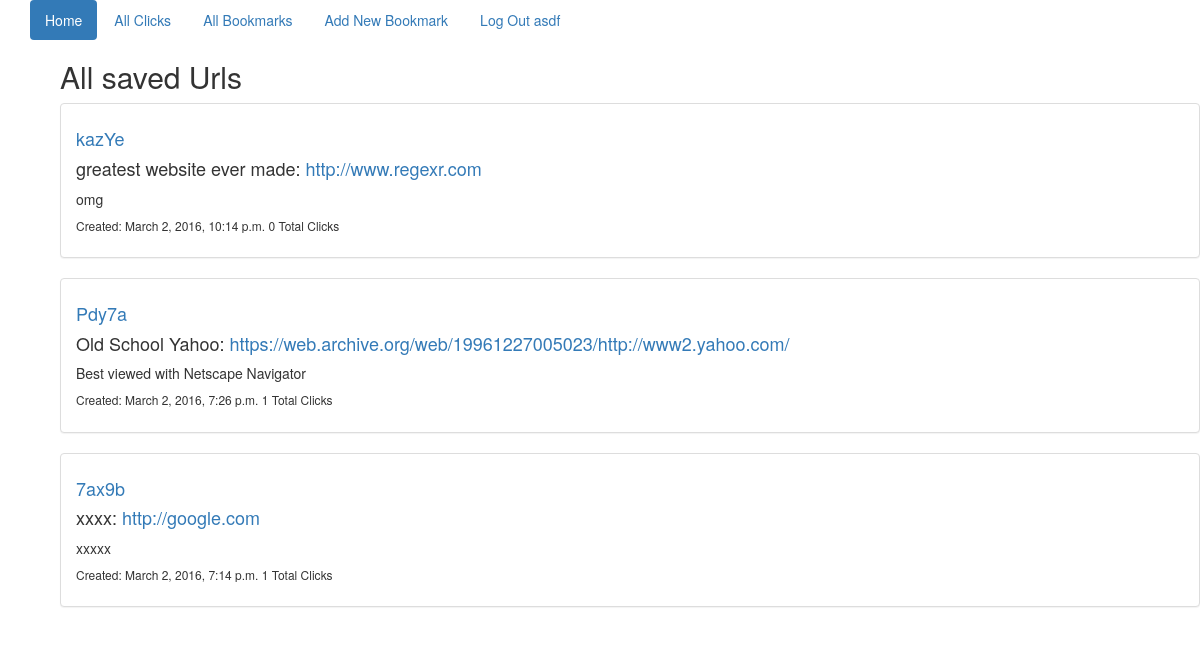
Page /links/ (signed in) on the committed database.
### shorten_app/models.py (models this page shows, shortened)
class Url(models.Model):
    url = models.URLField()
    title = models.CharField(max_length=100)
    description = models.TextField()
    short_version = models.CharField(max_length=30)
    added = models.DateTimeField(auto_now_add=True)
    user = models.ForeignKey(User)
    class Meta:
        ordering = ["-added"]

### shorten_app/views.py (the view)
# urls.py: url(r'^links/$', AllLink.as_view(), name="all_links"),
class AllLink(ListView):
    model = Url

### templates/shorten_app/url_list.html
{% extends 'base.html' %}
{% block content %}
    <div class="container">
    <h2>All saved Urls</h2>
    {% for url in url_list %}
        <div class="panel panel-default">
            <div class="panel-body">
                <div>
                    <h4><a href="{% url 'clicky' url.short_version %}">{{ url.short_version }}</a></h4>
                </div>
                <div>
                    <h4>{{ url.title }}: <a href="{{ url.url }}"> {{ url.url }} </a></h4>
                    <div>{{ url.description }}</div>
                    <div><h6>Created: {{ url.added }} {{ url.clicks_set.count }} Total Clicks</h6></div>
                </div>
            </div>
        </div>
    {% endfor %}
    </div>
{% endblock %}

### templates/base.html (shortened to what this page needs)
<!DOCTYPE html>
<html lang="en">
<head>
    <link href="https://maxcdn.bootstrapcdn.com/bootstrap/3.3.6/css/bootstrap.min.css" rel="stylesheet">
</head>
<body>
    <div class="container">
        <ul class="nav nav-pills">
            <li role="presentation" class="active"><a href="{% url 'index' %}">Home</a></li>
            <li role="presentation"><a href="{% url 'all_clicks' %}">All Clicks</a></li>
            <li role="presentation"><a href="{% url 'all_links' %}">All Bookmarks</a></li>
            <li role="presentation"><a href="{% url 'create_link' %}">Add New Bookmark</a></li>
            {% if request.user.is_authenticated %}
                <li role="presentation"><a href="{% url 'logout' %}">Log Out {{ request.user }}</a></li>
            {% else %}
                <li role="presentation"><a href="{% url 'login' %}">Log In</a></li>
            {% endif %}
        </ul>
<div class="container">{% block content %}{% endblock %}</div>
</div>
</body>
</html>

### rows in the picture
Url: short_version "kazYe", title "greatest website ever made", url "http://www.regexr.com", description "omg", added "March 2, 2016, 10:14 p.m.", clicks_set.count "0"
Url: short_version "Pdy7a", title "Old School Yahoo", url "https://web.archive.org/web/19961227005023/http://www2.yahoo.com/", description "Best viewed with Netscape Navigator", added "March 2, 2016, 7:26 p.m.", clicks_set.count "1"
Url: short_version "7ax9b", title "xxxx", url "http://google.com", description "xxxxx", added "March 2, 2016, 7:14 p.m.", clicks_set.count "1"

### other values in the picture
{{ request.user }} "asdf"
